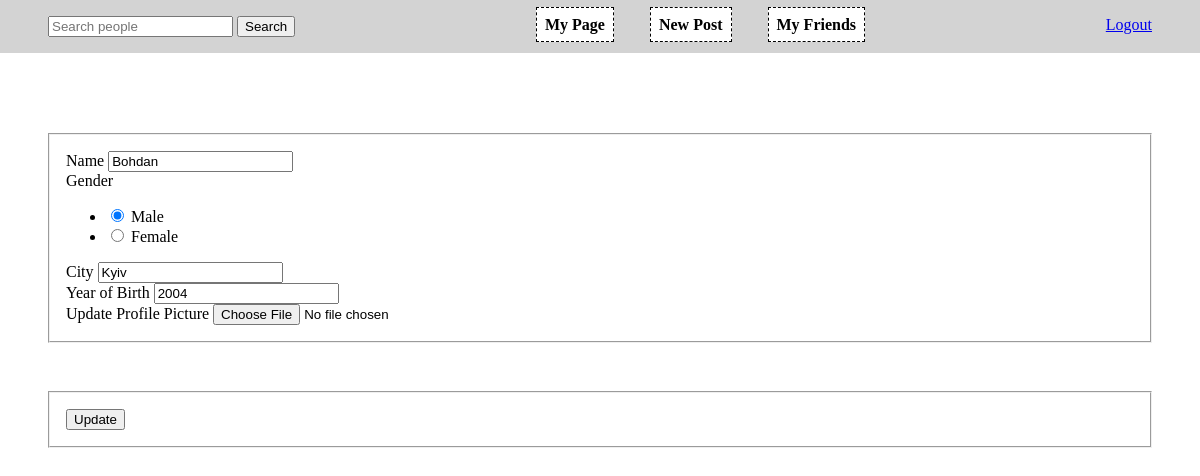
The page /edit (signed in) on the database its author committed.
### social_network/models.py (models this page shows, shortened)
class User(db.Model, UserMixin):
    id = db.Column(db.Integer, primary_key=True)
    username = db.Column(db.String(32), unique=True, nullable=False)
    password = db.Column(db.String(64), nullable=False)
    image_file = db.Column(db.String(32), nullable=False,
                           default="default_profile.jpg")
    name = db.Column(db.String(64), nullable=False)
    gender = db.Column(
        db.Boolean(), nullable=False)
    city = db.Column(db.String(32), nullable=False)
    born = db.Column(
        db.Integer)
    posts = db.relationship("Post", backref="author")
    friendship = db.relationship(
        "Friendship", foreign_keys='Friendship.user1_id', backref="friend")
    friendship = db.relationship(
        "Friendship", foreign_keys='Friendship.user2_id', backref="friend")

### social_network/users/routes.py (the view, shortened to what this page needs)
@users.route("/edit", methods=["GET", "POST"])
@login_required
def edit():
    form = EditForm()
    form.fill()
    return render_template("users/edit.html", form=form)

### social_network/users/forms.py
class EditForm(FlaskForm):
    name = StringField('Name', validators=[
        DataRequired(), Length(min=2, max=32)])
    gender = RadioField('Gender', choices=[(0, 'Male'), (1, 'Female')])
    city = StringField('City', validators=[
        DataRequired(), Length(min=2, max=64)])
    born = IntegerField("Year of Birth")
    picture = FileField('Update Profile Picture', validators=[
                        FileAllowed(['jpg', 'png'])])
    submit = SubmitField('Update')
    def fill(self):
        self.name.data = current_user.name
        self.gender.data = str(int(current_user.gender))
        self.city.data = current_user.city
        self.born.data = current_user.born

### social_network/models.py (called while the page is built)
@login_manager.user_loader
def load_user(user_id):
    return User.query.get(int(user_id))

### social_network/templates/users/edit.html (shortened to what this page needs)
{% extends 'layout.html' %} {% from "_render_field.html" import render_field %} {% block content %}
<form method="POST" action="" enctype="multipart/form-data">
    <fieldset>
        {{ render_field(form.name) }} {{ render_field(form.gender) }} {{ render_field(form.city) }} {{ render_field(form.born) }} {{ form.picture.label() }} {{ form.picture(class="form-control-file") }}
    </fieldset>
    <fieldset>
        {{ form.submit() }}
    </fieldset>
</form>
</div>
{% endblock content %}

### social_network/templates/_render_field.html
{% macro render_field(field) %}
	<div>
		{{ field.label(class="form-control-label") }}
		{% if field.errors %}
			{{ field(class="form-control form-control-lg is-invalid")}}
			<div class="invalid-feedback">
				{% for error in field.errors %}
					<span>{{ error }}</span>
				{% endfor %}
			</div>
		{% else %}
			{{ field(class="form-control form-control-ls") }}
		{% endif %}
	</div>
{% endmacro %}

### social_network/static/main.css (style rules this page uses)
body { margin: 0; padding: 0; }
form { text-align: center; }
fieldset { margin: 3em; padding: 1em; text-align: left; }

### rows shown on the page
User: name "Bohdan", gender "☑ Male ☐ Female", city "Kyiv", born "2004"

### other values the page prints
{{ field.label(class="form-control-label") }} "Name Gender City Year of Birth"
